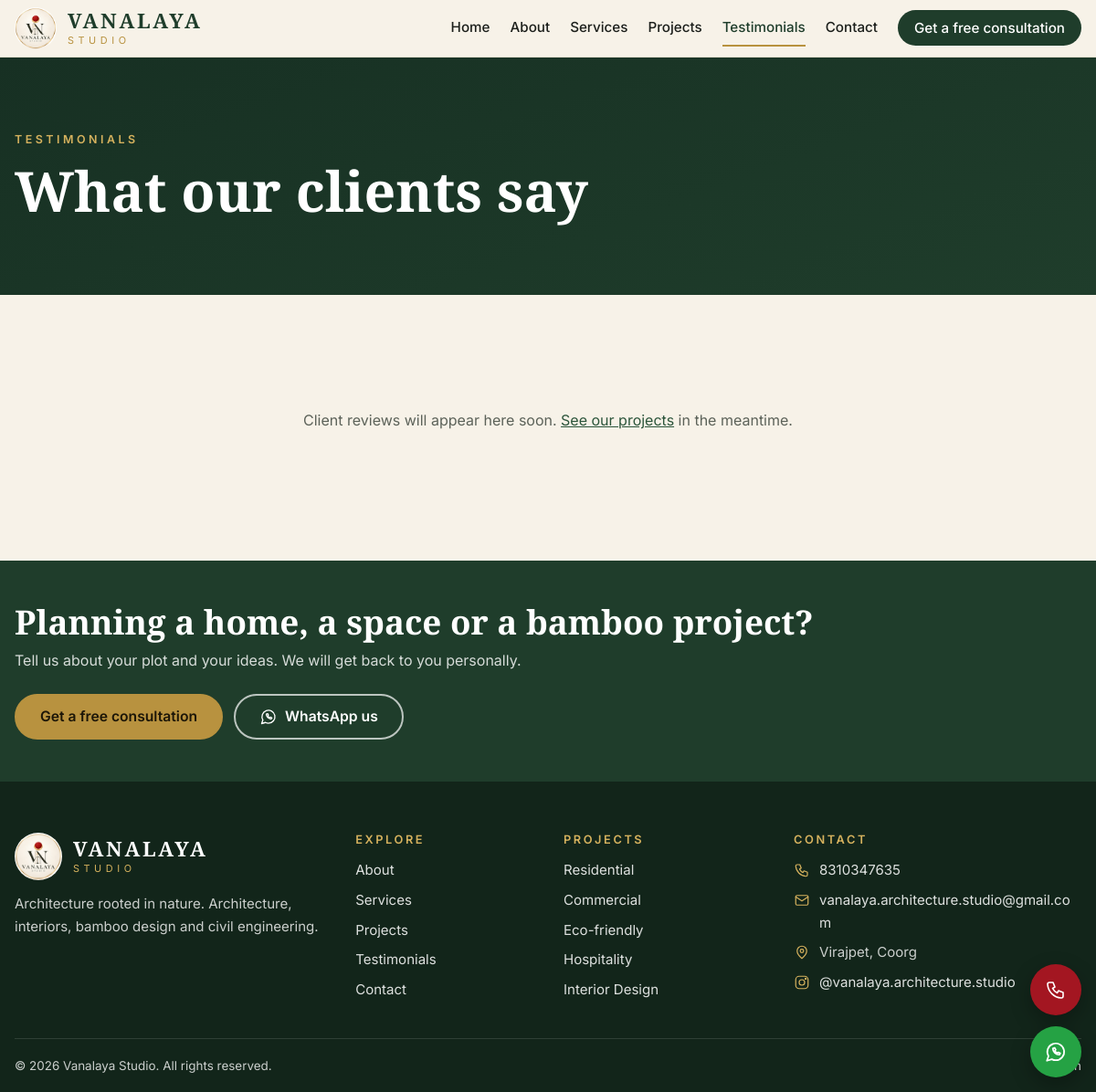
Screenshot of /testimonials with the database file from the repository.
### tables this page shows
CREATE TABLE site_settings (
    key TEXT PRIMARY KEY,
    value TEXT DEFAULT ''
);

CREATE TABLE categories (
    slug TEXT PRIMARY KEY,
    name TEXT NOT NULL,
    blurb TEXT DEFAULT '',
    sort_order INTEGER DEFAULT 0
);

### app.py (the view)
    @app.route("/testimonials")
    def testimonials():
        rows = db().execute("SELECT * FROM testimonials WHERE published = 1 ORDER BY id DESC").fetchall()
        return render_template("testimonials.html", testimonials=rows)

### app.py (called while the page is built)
def register_db(app):
    def get_db():
        if "db" not in g:
            g.db = sqlite3.connect(app.config["DB_PATH"])
            g.db.row_factory = sqlite3.Row
            g.db.execute("PRAGMA foreign_keys = ON")
        return g.db
    app.get_db = get_db
    @app.teardown_appcontext
    def close_db(_exc):
        db = g.pop("db", None)
        if db is not None:
            db.close()

def get_settings(db):
    return {r["key"]: r["value"] for r in db.execute("SELECT key, value FROM site_settings")}

### templates/testimonials.html (shortened to what this page needs)
{% extends "base.html" %}
{% block content %}
<section class="page-head">
  <div class="wrap">
    <p class="eyebrow eyebrow-light">Testimonials</p>
    <h1>What our clients say</h1>
  </div>
</section>
<section class="section">
  <div class="wrap">
    {% if testimonials %}
    <div class="grid grid-3">
      {% for t in testimonials %}
      <figure class="quote">
        <blockquote>&ldquo;{{ t.quote }}&rdquo;</blockquote>
        <figcaption><strong>{{ t.client_name }}</strong>{% if t.project_name %}<span>{{ t.project_name }}</span>{% endif %}</figcaption>
      </figure>
      {% endfor %}
    </div>
    {% else %}
    <p class="empty">Client reviews will appear here soon. <a href="{{ url_for('projects') }}">See our projects</a> in the meantime.</p>
    {% endif %}
  </div>
</section>
{% endblock %}

### templates/base.html (shortened to what this page needs)
{% from "_icons.html" import icon %}
<!doctype html>
<html lang="en">
<head>
<link rel="stylesheet" href="{{ url_for('static', filename='css/site.css') }}">
</head>
<body>
<header class="site-header" id="top">
  <div class="wrap header-in">
    <a class="brand" href="{{ url_for('home') }}" aria-label="{{ S.studio_name }} home">
      <img src="{{ url_for('static', filename='img/logo-256.png') }}" alt="" width="46" height="46">
      <span class="brand-text"><strong>VANALAYA</strong><small>STUDIO</small></span>
    </a>
    <nav class="nav" id="nav" aria-label="Main">
      <a href="{{ url_for('home') }}" {% if request.endpoint == 'home' %}aria-current="page"{% endif %}>Home</a>
      <a href="{{ url_for('about') }}" {% if request.endpoint == 'about' %}aria-current="page"{% endif %}>About</a>
      <a href="{{ url_for('services') }}" {% if request.endpoint == 'services' %}aria-current="page"{% endif %}>Services</a>
      <a href="{{ url_for('projects') }}" {% if request.endpoint in ('projects', 'project_detail') %}aria-current="page"{% endif %}>Projects</a>
      <a href="{{ url_for('testimonials') }}" {% if request.endpoint == 'testimonials' %}aria-current="page"{% endif %}>Testimonials</a>
      <a href="{{ url_for('contact') }}" {% if request.endpoint == 'contact' %}aria-current="page"{% endif %}>Contact</a>
      <a class="btn btn-small nav-cta" href="{{ url_for('contact') }}">{{ S.cta_text }}</a>
    </nav>
  </div>
</header>
<main id="main">
{% block content %}{% endblock %}
</main>
<section class="cta-band">
  <div class="wrap cta-in">
    <div>
      <h2>Planning a home, a space or a bamboo project?</h2>
      <p>Tell us about your plot and your ideas. We will get back to you personally.</p>
    </div>
    <div class="cta-buttons">
      <a class="btn btn-gold" href="{{ url_for('contact') }}">{{ S.cta_text }}</a>
      <a class="btn btn-ghost-light" href="https://wa.me/{{ S.whatsapp }}?text={{ 'Hello Vanalaya Studio, I would like to discuss a project.' | urlencode }}">{{ icon('whatsapp', 20) }} WhatsApp us</a>
    </div>
  </div>
</section>
<footer class="site-footer">
  <div class="wrap footer-grid">
    <div>
      <div class="brand brand-light">
        <img src="{{ url_for('static', filename='img/logo-256.png') }}" alt="" width="52" height="52">
        <span class="brand-text"><strong>VANALAYA</strong><small>STUDIO</small></span>
      </div>
      <p class="foot-note">{{ S.tagline }}. Architecture, interiors, bamboo design and civil engineering.</p>
    </div>
    <div>
      <h3>Explore</h3>
      <ul>
        <li><a href="{{ url_for('about') }}">About</a></li>
        <li><a href="{{ url_for('services') }}">Services</a></li>
        <li><a href="{{ url_for('projects') }}">Projects</a></li>
        <li><a href="{{ url_for('testimonials') }}">Testimonials</a></li>
        <li><a href="{{ url_for('contact') }}">Contact</a></li>
      </ul>
    </div>
    <div>
      <h3>Projects</h3>
      <ul>
        {% for c in nav_categories %}<li><a href="{{ url_for('projects', category=c.slug) }}">{{ c.name }}</a></li>{% endfor %}
      </ul>
    </div>
    <div>
      <h3>Contact</h3>
      <ul class="contact-list">
        <li>{{ icon('phone', 18) }} <a href="tel:+91{{ S.phone }}">{{ S.phone }}</a></li>
        <li>{{ icon('mail', 18) }} <a href="mailto:{{ S.email }}">{{ S.email }}</a></li>
        <li>{{ icon('pin', 18) }} <span>{{ S.address }}</span></li>
        <li>{{ icon('instagram', 18) }} <a href="https://www.instagram.com/{{ S.instagram }}" target="_blank" rel="noopener">@{{ S.instagram }}</a></li>
      </ul>
    </div>
  </div>
  <div class="wrap footer-bottom">
    <span>&copy; {{ current_year }} {{ S.studio_name }}. All rights reserved.</span>
    <a href="{{ url_for('admin_login') }}">Admin</a>
  </div>
</footer>
<div class="float-actions" aria-label="Quick contact">
  <a class="float-btn float-call" href="tel:+91{{ S.phone }}" aria-label="Call us">{{ icon('phone', 24) }}</a>
  <a class="float-btn float-wa" href="https://wa.me/{{ S.whatsapp }}?text={{ 'Hello Vanalaya Studio, I would like to discuss a project.' | urlencode }}" target="_blank" rel="noopener" aria-label="Chat on WhatsApp">{{ icon('whatsapp', 26) }}</a>
</div>
</body>
</html>

### rows the page displays
site_settings: cta_text "Get a free consultation"
site_settings: tagline "Architecture rooted in nature"
categories: name "Residential"
categories: name "Commercial"
categories: name "Eco-friendly"
categories: name "Hospitality"
categories: name "Interior Design"
site_settings: phone "8310347635"
site_settings: email "vanalaya.architecture.studio@gmail.com"
site_settings: address "Virajpet, Coorg"
site_settings: instagram "vanalaya.architecture.studio"
site_settings: studio_name "Vanalaya Studio"
